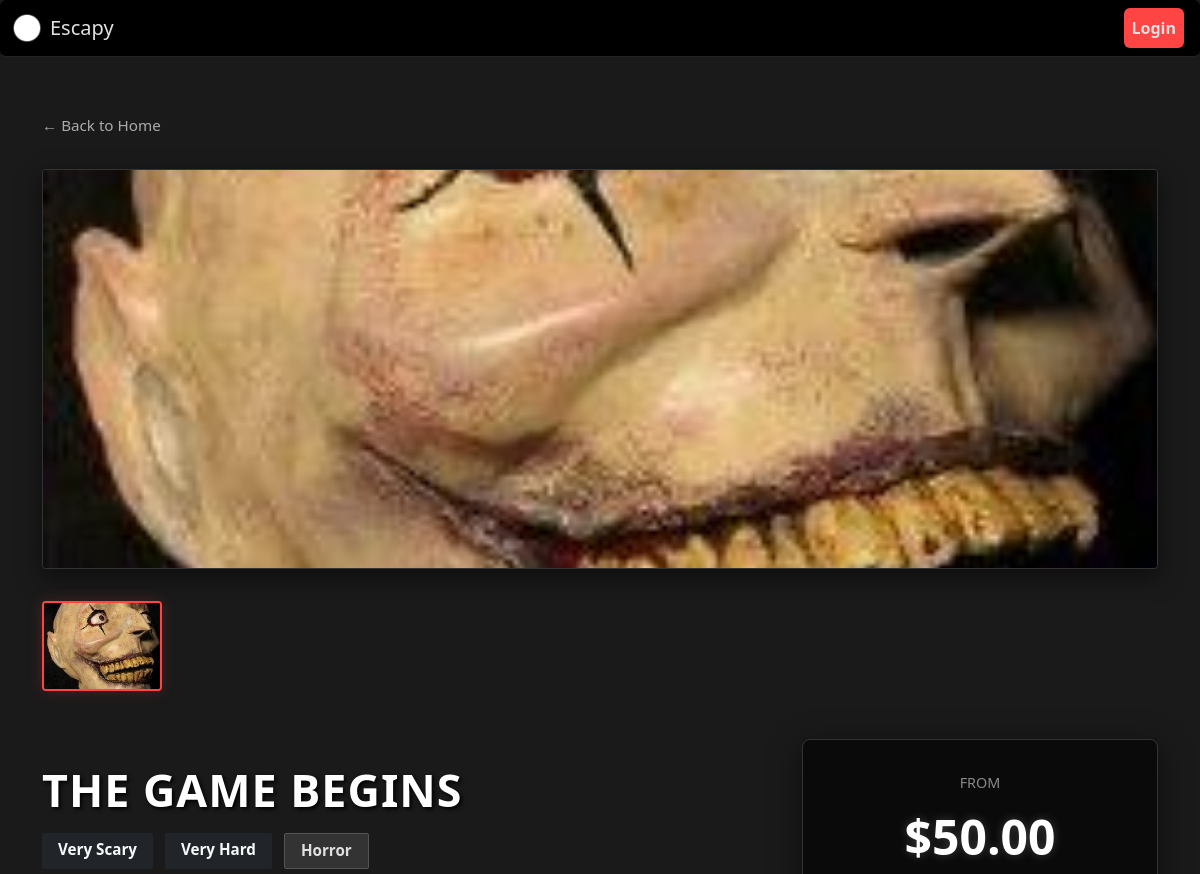
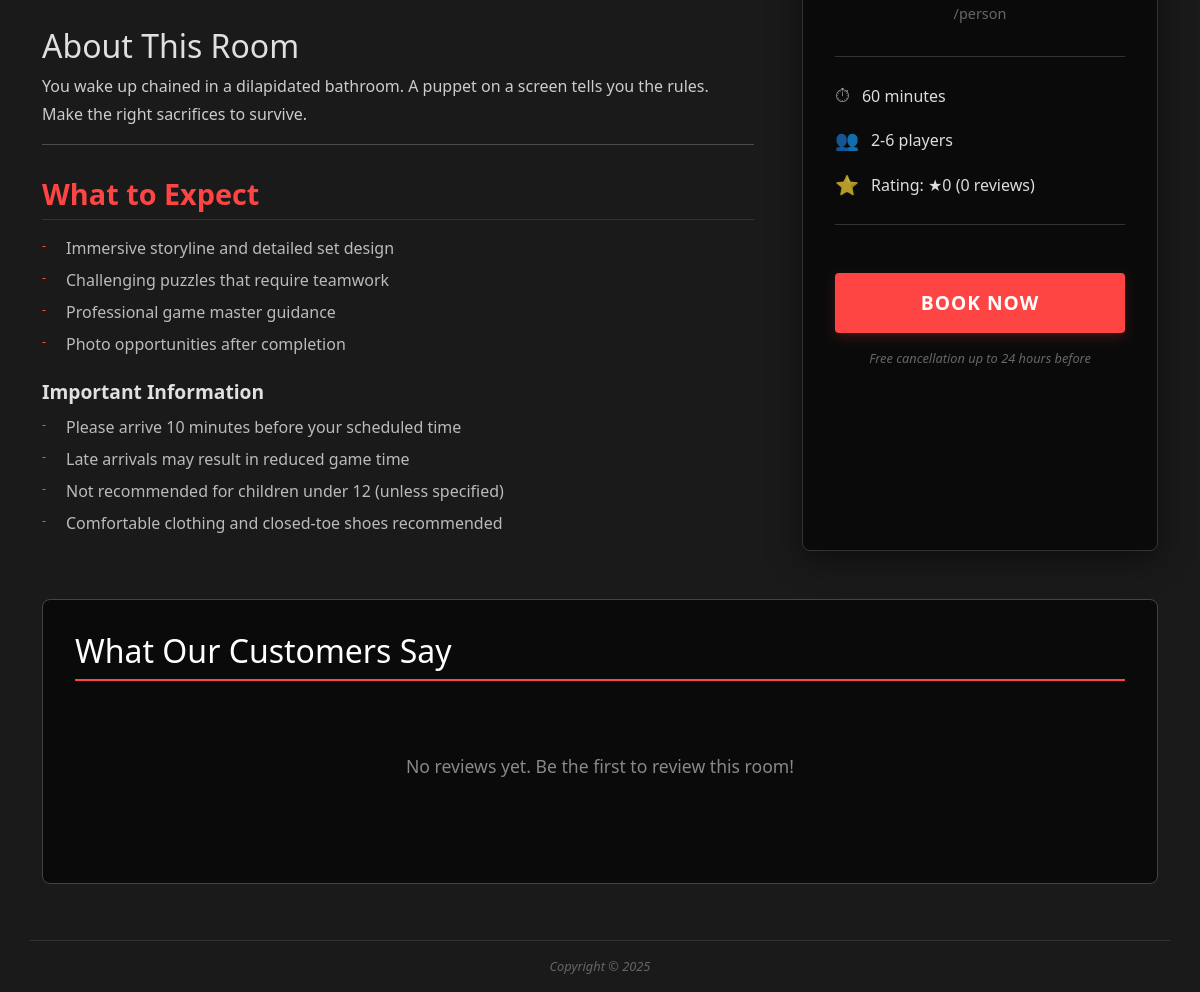
/room.php?name=The+Game+Begins, run on the app's committed database (2 pictures, top to bottom).
### tables this page shows
CREATE TABLE `Rooms` (
  `roomID` int unsigned NOT NULL AUTO_INCREMENT,
  `roomName` varchar(100) NOT NULL,
  `roomDescription` text NOT NULL,
  `roomMax` tinyint unsigned NOT NULL,
  `roomMin` tinyint unsigned NOT NULL,
  `roomDuration` tinyint unsigned NOT NULL,
  `roomDifficulty` enum('Easy','Medium','Hard','Very Hard') NOT NULL,
  `roomLocation` varchar(45) NOT NULL,
  `roomFearLevel` enum('Not Scary','Mildly Scary','Scary','Very Scary') NOT NULL,
  `roomExperienceType` enum('No Live Actor','Live Actor') NOT NULL,
  `roomGenre` enum('Horror','Thriller','Fantasy','Adventure','Mystery') NOT NULL,
  `roomPricePeak` decimal(10,2) NOT NULL,
  `roomPriceOffPeak` decimal(10,2) NOT NULL,
  `imagePath` varchar(255) NULL DEFAULT 'images/placeholder.png',
  PRIMARY KEY (`roomID`),
  UNIQUE KEY `roomID_UNIQUE` (`roomID`)
);

### src/inc/functions.php (called while the page is built, shortened)
<?php
function sanitize_input($data)
{
    $data = trim($data);
    $data = stripslashes($data);
    $data = htmlspecialchars($data);
    return $data;
}
function getBadgeColor($fearLevel)
{
    switch ($fearLevel) {
        case 'Very Scary':
            return 'bg-dark text-light';
    }
}
function getDifficultyColor($roomDifficulty)
{
    switch ($roomDifficulty) {
        case 'Very Hard':
            return 'bg-dark text-light';
    }
}

### src/inc/review_functions.php (called while the page is built, shortened)
<?php
function getRoomReviews($room_id) {
    require_once __DIR__ . "/functions.php";
    $conn = getDBconnection();
    $stmt = $conn->prepare("SELECT r.*, u.username, u.email
            FROM Reviews r
            JOIN Users u ON r.Users_userID = u.userID
            WHERE r.Rooms_roomID = ?
            ORDER BY r.created_at DESC");
    $stmt->bind_param("i", $room_id);
    $stmt->execute();
    $result = $stmt->get_result();
    $reviews = [];
    return $reviews;
}
?>

### src/room.php (the view, shortened to what this page needs)
<?php
include "inc/functions.php";
include "inc/review_functions.php";
$conn = getDBconnection();
$room = null;
if (isset($_GET['name'])) {
    $room_name = sanitize_input($_GET['name']);
    $stmt = $conn->prepare("SELECT * FROM Rooms WHERE roomName = ?");
    $stmt->bind_param("s", $room_name);
    $stmt->execute();
    $result = $stmt->get_result();
    if ($result->num_rows > 0) {
        $room = $result->fetch_assoc();
        $room_id = $room['roomID'];
        $rating_stmt = $conn->prepare("SELECT AVG(rating) as avg_rating, COUNT(*) as review_count FROM Reviews WHERE Rooms_roomID = ?");
        $rating_stmt->bind_param("i", $room_id);
        $rating_stmt->execute();
        $rating_result = $rating_stmt->get_result();
        $rating_data = $rating_result->fetch_assoc();
        $avg_rating = round($rating_data['avg_rating'] ?? 0, 1);
        $review_count = $rating_data['review_count'] ?? 0;
    }
} else {
    echo "No room specified.";
}
?>
<!DOCTYPE html>
<html lang="en">
<head>
    <?php include "inc/head.inc.php" ?>
    <link rel="stylesheet" href="css/rooms.css?v=<?php echo time(); ?>">
    <link rel="stylesheet" href="css/rating.css?v=<?php echo time(); ?>">
    <link rel="stylesheet" href="css/popup.css">
</head>
<body>
    <?php include "inc/nav.inc.php" ?>
    <main class="page-content" title="Rooms">
        <div class="container">
            <a href="index.php" class="back-link">← Back to Home</a>
            <?php if ($room): ?>
                <img src="<?php echo htmlspecialchars(str_replace(' ', '%20', $room['imagePath'] ?? '/images/placeholder.png')); ?>"
                    alt="<?php echo htmlspecialchars($room['roomName']) ?>" class="room-hero">
                <div class="thumbnail-gallery">
                    <img src="<?php echo htmlspecialchars(str_replace(' ', '%20', $room['imagePath'] ?? '/images/placeholder.png')); ?>" alt="Thumbnail 1" class="active" onclick="changeHeroImage(this.src)">
                </div>
                <div class="room-content">
                    <div class="room-details">
                        <h1 class="room-title"><?php echo htmlspecialchars($room['roomName']) ?></h1>
                        <div class="room-badges">
                            <span class="badge <?php echo getBadgeColor($room['roomFearLevel']); ?>"><?php echo htmlspecialchars($room['roomFearLevel']); ?></span>
                            <span class="badge <?php echo getDifficultyColor($room['roomDifficulty']); ?>"><?php echo htmlspecialchars($room['roomDifficulty']); ?></span>
                            <span class="badge bg-light text-dark"><?php echo htmlspecialchars($room['roomGenre']) ?></span>
                        </div>
                        <h2>About This Room</h2>
                        <p><?php echo htmlspecialchars($room['roomDescription']) ?></p>
                        <hr>
                        <h3>What to Expect</h3>
                        <ul>
                            <li>Immersive storyline and detailed set design</li>
                            <li>Challenging puzzles that require teamwork</li>
                            <li>Professional game master guidance</li>
                            <li>Photo opportunities after completion</li>
                        </ul>
                        <h4>Important Information</h4>
                        <ul>
                            <li>Please arrive 10 minutes before your scheduled time</li>
                            <li>Late arrivals may result in reduced game time</li>
                            <li>Not recommended for children under 12 (unless specified)</li>
                            <li>Comfortable clothing and closed-toe shoes recommended</li>
                        </ul>
                    </div>
                    <div class="pricing-card">
                        <div class="price-label">From</div>
                        <div class="price"> $<?php echo $room['roomPriceOffPeak'] ?></div>
                        <div style="color: #666; font-size: 0.9rem; margin-bottom: 1rem;">/person</div>
                        <ul class="price-details">
                            <li><?php echo $room['roomDuration'] ?> minutes </li>
                            <li><?php echo $room['roomMin'] . '-' . $room['roomMax']; ?> players</li>
                            <li>Rating: ★<?php echo $avg_rating; ?> (<?php echo $review_count; ?> reviews)</li>
                        </ul>
                        <button type="button" id="openPopup" name="openPopup" class="book-btn">Book Now</button>
                        <p class="cancellation-note">Free cancellation up to 24 hours before</p>
                    </div>
                </div>
                <div class="reviews-section">
                    <h2>What Our Customers Say</h2>
                    <?php
                    $reviews = getRoomReviews($room_id);
                    if (count($reviews) > 0):
                    ?>
                        <div class="reviews-summary">
                            <div aria-hidden="true">
                                <?php echo displayStarRating($avg_rating); ?>
                            </div>
                            <div class="reviews-summary-rating">
                                <?php echo $avg_rating; ?> out of 5
                            </div>
                            <div class="reviews-summary-count">
                                Based on <?php echo $review_count; ?> <?php echo $review_count == 1 ? 'review' : 'reviews'; ?>
                            </div>
                        </div>
                        <div class="reviews-list">
                            <?php foreach ($reviews as $review): ?>
                                <div class="review-item">
                                    <div class="review-header">
                                        <div>
                                            <div class="review-username">
                                                <?php echo htmlspecialchars($review['username']); ?>
                                            </div>
                                            <div class="review-stars">
                                                <?php echo displayStarRating($review['rating']); ?>
                                            </div>
                                        </div>
                                        <div class="review-date">
                                            <?php
                                            $date = new DateTime($review['created_at']);
                                            echo $date->format('M j, Y');
                                            ?>
                                        </div>
                                    </div>
                                    <?php if (!empty($review['comment'])): ?>
                                        <div class="review-comment">
                                            <?php echo nl2br(htmlspecialchars($review['comment'])); ?>
                                        </div>
                                    <?php endif; ?>
                                </div>
                            <?php endforeach; ?>
                        </div>
                    <?php else: ?>
                        <div class="reviews-empty">
                            <p>No reviews yet. Be the first to review this room!</p>
                        </div>
                    <?php endif; ?>
                </div>
        </div>
    <?php endif; ?>
    </main>
    <?php
    include "inc/footer.inc.php";
    ?>
</body>
</html>

### src/css/style.css (style rules this page uses)
body { background-color: #1a1a1a; color: #e0e0e0; font-family: 'Segoe UI', Tahoma, Geneva, Verdana, sans-serif; }
a { color: #ff4444; text-decoration: none; transition: color 0.3s ease; }
.badge { font-size: 0.8rem; border-radius: 2px; }
.badge.bg-light { background-color: #333 !important; color: #e0e0e0 !important; border: 1px solid #555; }

### src/css/rooms.css (style rules this page uses)
body { background-color: #1a1a1a; color: #e0e0e0; font-family: 'Segoe UI', Tahoma, Geneva, Verdana, sans-serif; }
.page-content { padding: 3.5rem 0; }
.back-link { display: inline-flex; align-items: center; gap: 0.5rem; color: #aaa; text-decoration: none; margin-bottom: 2rem; font-size: 0.95rem; transition: color 0.3s ease; }
.room-hero { width: 100%; height: 400px; object-fit: cover; border-radius: 4px; margin-bottom: 2rem; box-shadow: 0 8px 24px rgba(0, 0, 0, 0.5); border: 1px solid #333; }
.thumbnail-gallery { display: flex; gap: 1rem; margin-bottom: 3rem; }
.thumbnail-gallery img { width: 120px; height: 90px; object-fit: cover; border-radius: 4px; border: 2px solid #333; cursor: pointer; transition: all 0.3s ease; opacity: 0.6; }
.thumbnail-gallery img:hover, .thumbnail-gallery img.active { border-color: #ff4444; opacity: 1; box-shadow: 0 0 15px rgba(255, 68, 68, 0.2); }
.room-content { max-width: 1200px; margin: 0 auto; padding: 0; display: grid; grid-template-columns: 2fr 1fr; gap: 3rem; }
.room-title { font-size: 2.8rem; font-weight: 700; margin: 1.5rem 0 1rem 0; color: #fff; text-transform: uppercase; letter-spacing: 1px; text-shadow: 2px 2px 4px #000; }
.room-badges { display: flex; gap: 0.75rem; margin-bottom: 2rem; flex-wrap: wrap; }
.room-badges .badge { font-size: 0.95rem; padding: 0.6rem 1rem; border-radius: 2px; }
.room-details h3 { font-size: 1.8rem; font-weight: 600; margin-top: 2rem; margin-bottom: 1rem; color: #ff4444; border-bottom: 1px solid #333; padding-bottom: 0.5rem; }
.room-details h4 { font-size: 1.2rem; font-weight: 600; margin-top: 1.5rem; margin-bottom: 0.75rem; color: #e0e0e0; }
.room-details p { color: #ccc; line-height: 1.7; margin-bottom: 1rem; }
.room-details ul { list-style: none; padding-left: 0; }
.room-details li { color: #bbb; margin-bottom: 0.5rem; padding-left: 1.5rem; position: relative; }
.room-details li::before { content: "-"; position: absolute; left: 0; font-size: 0.8rem; color: #ff4444; }
.pricing-card { background: rgba(0, 0, 0, 0.6); border: 1px solid #333; border-radius: 8px; padding: 2rem; text-align: center; backdrop-filter: blur(10px); box-shadow: 0 8px 32px rgba(0, 0, 0, 0.5); }
.price-label { color: #888; font-size: 0.9rem; text-transform: uppercase; margin-bottom: 0.5rem; }
.price { font-size: 3rem; font-weight: bold; color: #fff; margin-bottom: 0.2rem; text-shadow: 0 0 10px rgba(255, 255, 255, 0.2); }
.price-details { list-style: none; padding: 0; margin: 2rem 0; text-align: left; border-top: 1px solid #333; border-bottom: 1px solid #333; padding: 1rem 0; }
.price-details li { padding: 0.5rem 0; color: #ddd; display: flex; align-items: center; gap: 0.75rem; }
.price-details li::before { content: "⏱"; font-size: 1.2rem; opacity: 0.7; }
.price-details li:nth-child(2)::before { content: "👥"; }
.price-details li:nth-child(3)::before { content: "⭐"; }
.cancellation-note { font-size: 0.8rem; color: #666; margin-top: 1rem; font-style: italic; }
.book-btn { background: #ff4444; color: #fff; border: none; padding: 1rem 2rem; font-size: 1.2rem; border-radius: 4px; width: 100%; cursor: pointer; font-weight: 700; text-transform: uppercase; letter-spacing: 1px; transition: all 0.3s ease; margin-top: 1rem; box-shadow: 0 4px 12px rgba(255, 68, 68, 0.2); }

### src/css/rating.css (style rules this page uses)
.reviews-section { background: rgba(0, 0, 0, 0.6); border: 1px solid #444; border-radius: 8px; padding: 2rem; margin-top: 3rem; grid-column: 1 / -1; }
.reviews-section h2 { color: #fff; font-size: 2rem; margin-bottom: 1.5rem; border-bottom: 2px solid #ff4444; padding-bottom: 0.5rem; }
.reviews-empty { text-align: center; padding: 3rem 2rem; color: #888; }
.reviews-empty p { margin-bottom: 1.5rem; font-size: 1.1rem; }

### data on the page
rooms: imagePath (picture), roomName "THE GAME BEGINS", roomFearLevel "Very Scary", roomDifficulty "Very Hard", roomGenre "Horror", roomDescription "You wake up chained in a dilapidated bathroom. A puppet on a screen tells you the rules. Make the right sacrifices to survive.", roomPriceOffPeak "50.00", roomDuration "60", roomMin "2", roomMax "6"

### other printed values
$avg_rating "0"
$review_count "0"
